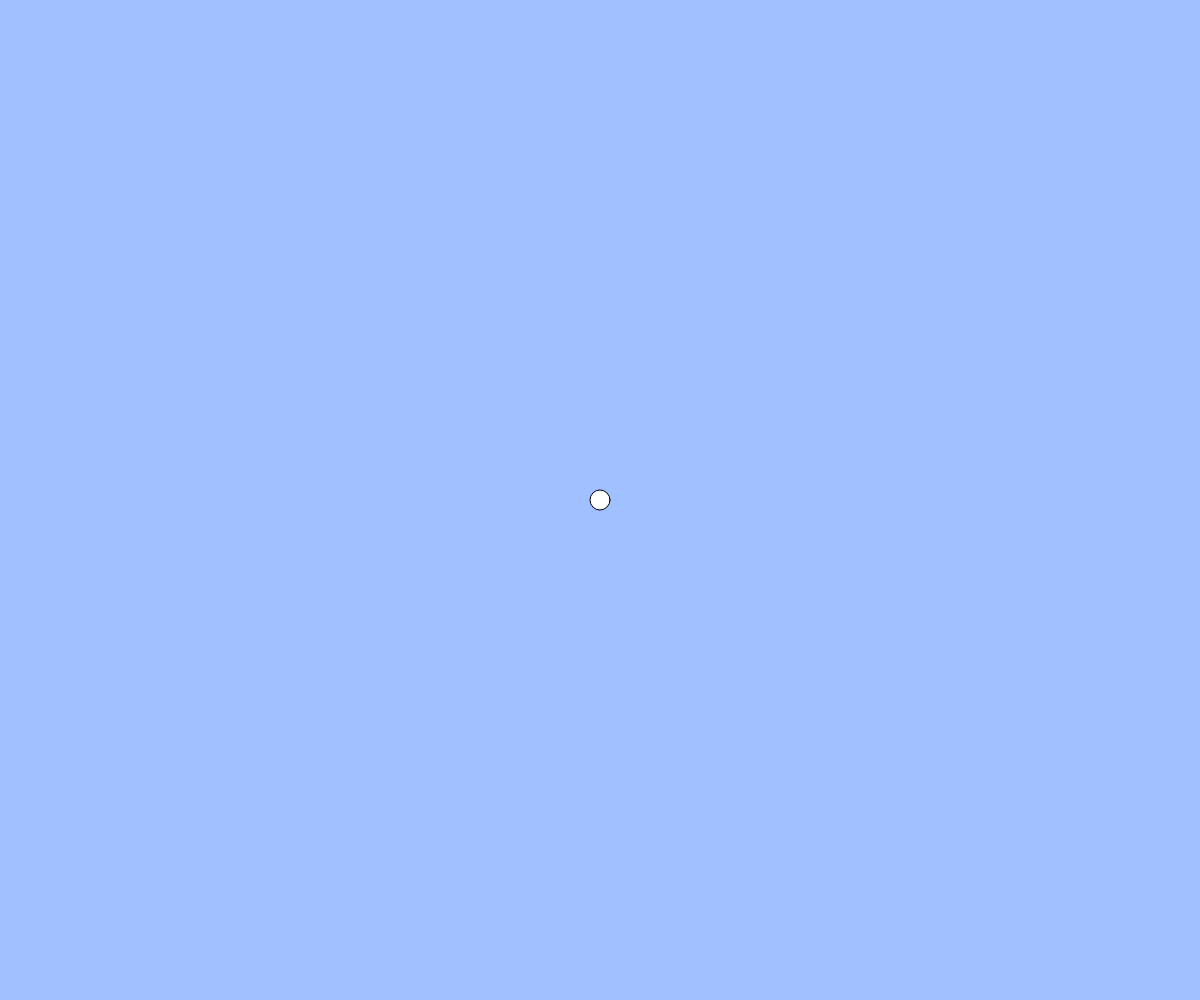
Frame 1 (no input)
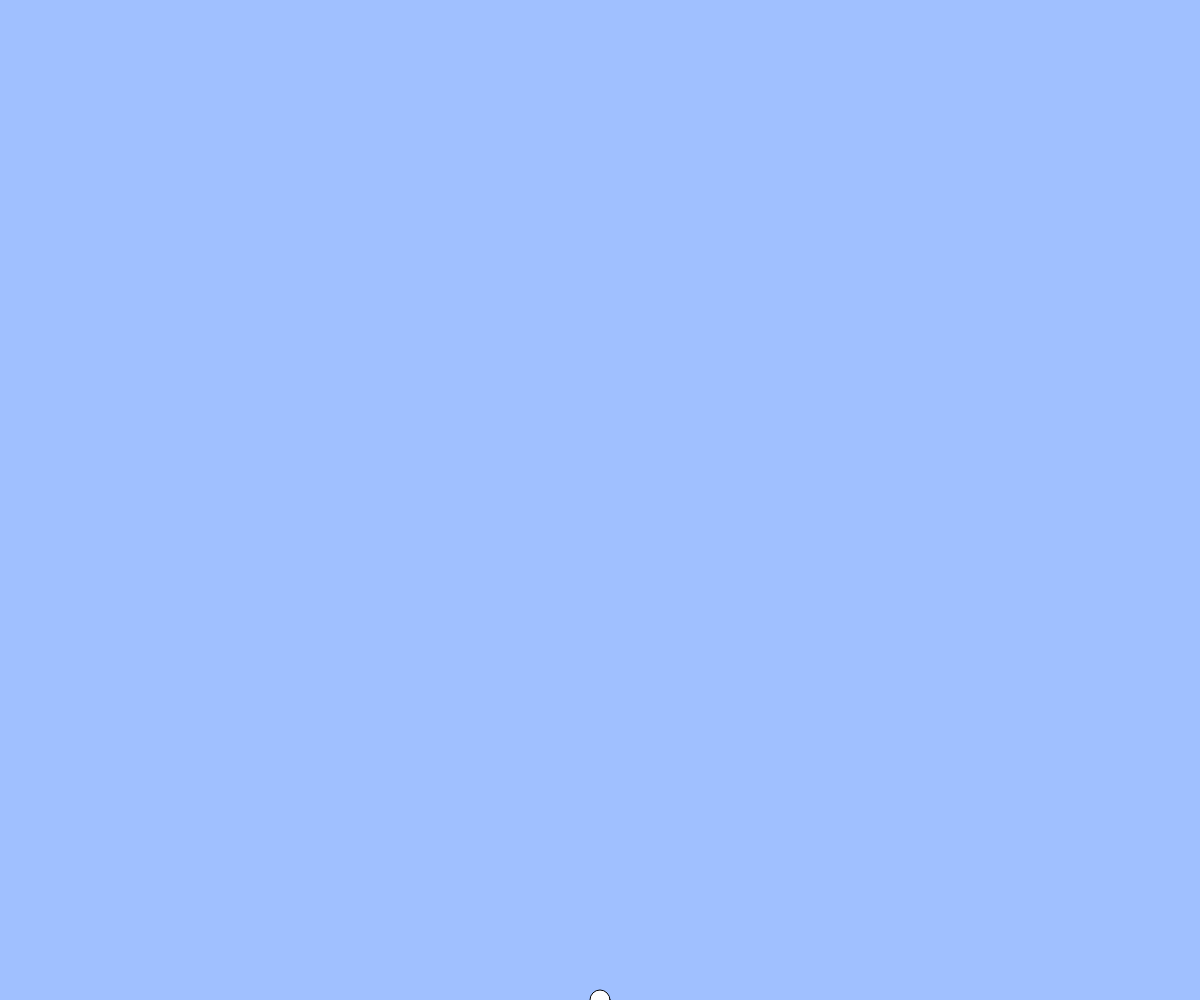
Frame 60 (no input)
Frame 120 (the mouse pressed at the canvas centre since frame 60): identical to frame 60, image omitted

The p5.js sketch that drew these frames (run headless with seeded random() and noise() and a simulated clock; from frame 60 on, the mouse is pressed at the canvas centre):

// p5.js sketch
// ── sketch.js
// テキスト「アニメーションの基本」
let x, y, vx, vy;
const g = 3; // 重力加速度
const vyMax = 30;

function setup(){
  createCanvas(windowWidth, windowHeight);
  x = width / 2;
  y = height / 2;
  vx = 0;
  vy = 0
}

function draw(){
  background(160, 192, 255);
  ellipse(x, y, 20, 20);
  x += vx;
  y += vy;

  // 重力（コメント機能でオンオフ切り替えて実行してみましょう）
  vy = constrain(vy + g, -vyMax, vyMax);

  if(keyIsDown(LEFT_ARROW)){ x -= 5; }
  if(keyIsDown(RIGHT_ARROW)){ x += 5; }
  if(keyIsDown(" ".charCodeAt(0))){ y-= 25; }

　// 端の処理パターン (2) 跳ね返る
  if(x < 0 || x > width){ vx = -1 * vx; }
  if(y > height){ vy = 0 * vy; }
  x = constrain(x, 0, width);
  y = constrain(y, 0, height);
}

function windowResized(){
  resizeCanvas(windowWidth, windowHeight);
}
